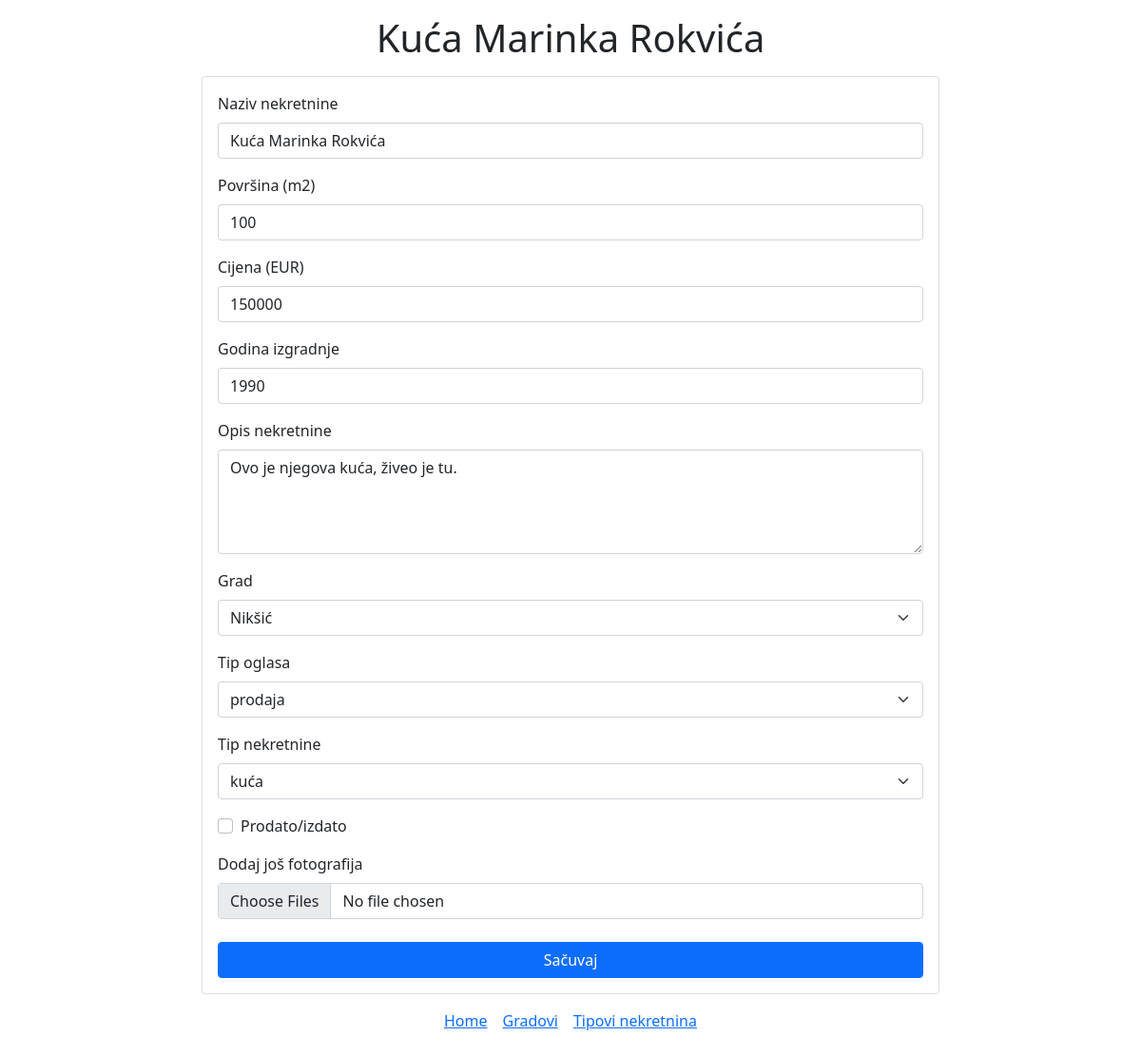
The page /izmijeni.php?id=1 on the database its author committed.
### tables this page shows
CREATE TABLE `nekretnine` (
  `id` int(11) NOT NULL,
  `naziv` varchar(255) NOT NULL,
  `povrsina` smallint(5) UNSIGNED NOT NULL,
  `cijena` int(10) UNSIGNED NOT NULL,
  `godina_izgradnje` smallint(5) UNSIGNED NOT NULL,
  `opis` text DEFAULT NULL,
  `grad` int(11) NOT NULL,
  `tip_oglasa` int(11) NOT NULL,
  `tip_nekretnine` int(11) UNSIGNED NOT NULL,
  `status` tinyint(1) NOT NULL DEFAULT 0,
  `datum_prodaje` date DEFAULT NULL
);

### izmijeni.php (the view, shortened to what this page needs)
<?php
include 'db.php';
$id = intval($_GET['id']);
?>
<!DOCTYPE html>
<html lang="en">
<head>
  <link href="https://cdn.jsdelivr.net/npm/bootstrap@5.0.0-beta2/dist/css/bootstrap.min.css" rel="stylesheet">
  <link rel="stylesheet" href="https://cdn.jsdelivr.net/npm/bootstrap-icons@1.4.0/font/bootstrap-icons.css">
</head>
<body>
  <?php
  $query = "SELECT
      nekretnine.id as id,
      naziv,
      povrsina,
      cijena,
      godina_izgradnje,
      grad,
      opis,
      tip_oglasa,
      tip_nekretnine,
      status,
      datum_prodaje
    FROM nekretnine
    WHERE nekretnine.id = ?";
  $stmt = $db->prepare($query);
  $stmt->bind_param('i', $id);
  $stmt->execute();
  $stmt->store_result();
  $stmt->bind_result(
    $id,
    $naziv,
    $povrsina,
    $cijena,
    $godina_izgradnje,
    $grad,
    $opis,
    $tip_oglasa,
    $tip_nekretnine,
    $status,
    $datum_prodaje
  );
  ?>
  <div class="container mb-3 mt-3" style="max-width: 800px;">
    <h1 class="text-center"><?= $naziv ?> </h1>
    <div class="card mt-3">
      <div class="card-body">
        <form action="snimi_izmjenu.php" method="POST" enctype="multipart/form-data">
          <div class="mb-3">
            <label for="naziv_nekretnine" class="form-label">Naziv nekretnine</label>
            <input type="text" value="<?= $naziv ?>" name="naziv_nekretnine" class="form-control" id="naziv_nekretnine" />
          </div>
          <div class="mb-3">
            <label for="povrsina" class="form-label">Površina (m2)</label>
            <input type="text" value="<?= $povrsina ?>" name="povrsina" class="form-control" id="povrsina" />
          </div>
          <div class="mb-3">
            <label for="cijena" class="form-label">Cijena (EUR)</label>
            <input type="text" value="<?= $cijena ?>" name="cijena" class="form-control" id="cijena" />
          </div>
          <div class="mb-3">
            <label for="godina-izgradnje" class="form-label">
              Godina izgradnje
            </label>
            <input type="text" value="<?= $godina_izgradnje ?>" name="godina_izgradnje" class="form-control" id="godina-izgradnje" />
          </div>
          <div class="mb-3">
            <label for="opis" class="form-label">
              Opis nekretnine
            </label>
            <textarea type="text" name="opis" class="form-control" id="opis" rows="4" /><?= $opis ?></textarea>
          </div>
          <div class="mb-3">
            <label for="grad" class="form-label">
              Grad
            </label>
            <select name="grad" class="form-select" id="grad">
              <?php
              $query = "SELECT * FROM gradovi";
              $stmt = $db->prepare($query);
              $stmt->execute();
              $stmt->store_result();
              $stmt->bind_result($grad_id, $ime_grada);
              while ($stmt->fetch()) {
                $selected = $grad == $grad_id ? 'selected' : '';
                echo "<option value=\"$grad_id\" $selected>$ime_grada</option>";
              }
              ?>
            </select>
          </div>
          <div class="mb-3">
            <label for="tip-oglasa" class="form-label">
              Tip oglasa
            </label>
            <select name="tip_oglasa" class="form-select" id="tip-oglasa">
              <?php
              $query = "SELECT * FROM tipovi_oglasa";
              $stmt = $db->prepare($query);
              $stmt->execute();
              $stmt->store_result();
              $stmt->bind_result($tip_oglasa_id, $tip_oglasa_name);
              while ($stmt->fetch()) {
                $selected = $tip_oglasa == $tip_oglasa_id ? 'selected' : '';
                echo "<option value=\"$tip_oglasa_id\" $selected>
                  $tip_oglasa_name
                </option>";
              }
              ?>
            </select>
          </div>
          <div class="mb-3">
            <label for="tip-nekretnine" class="form-label">
              Tip nekretnine
            </label>
            <select name="tip_nekretnine" class="form-select" id="tip-nekretnine">
              <?php
              $query = "SELECT * FROM tipovi_nekretnina";
              $stmt = $db->prepare($query);
              $stmt->execute();
              $stmt->store_result();
              $stmt->bind_result($tip_nekretnine_id, $tip_nekretnine_ime);
              while ($stmt->fetch()) {
                $selected = $tip_nekretnine == $tip_nekretnine_id ? 'selected' : '';
                echo "<option value=\"$tip_nekretnine_id\" $selected>$tip_nekretnine_ime</option>";
              }
              ?>
            </select>
          </div>
          <div class="form-check mb-3">
            <?php
            $checked = $status == false ? '' : 'checked';
            ?>
            <input class="form-check-input" name="prodato-izdato" type="checkbox" value="checked" id="prodato-izdato" <?= $checked ?> />
            <label class="form-check-label" for="prodato-izdato">
              Prodato/izdato
            </label>
          </div>
          <div class="mb-4">
            <label for="photos" class="form-label">Dodaj još fotografija</label>
            <input type="file" name="photos[]" class="form-control" id="photos" multiple />
          </div>
          <button class="btn btn-primary w-100" type="submit">Sačuvaj</button>
        </form>
      </div>
    </div>
  </div>
  <footer>
    <div class="d-flex justify-content-center mb-4">
      <a href="index.php" class="me-3">Home</a>
      <a href="gradovi.php" class="me-3">Gradovi</a>
      <a href="tipovi_nekretnina.php">Tipovi nekretnina</a>
    </div>
  </footer>
</body>
</html>

### rows shown on the page
nekretnine: naziv "Kuća Marinka Rokvića", naziv_nekretnine "Kuća Marinka Rokvića", povrsina "100", cijena "150000", godina_izgradnje "1990", opis "Ovo je njegova kuća, živeo je tu."

### other values the page prints
form field grad "Nikšić"
form field tip_oglasa "prodaja"
form field tip_nekretnine "kuća"
